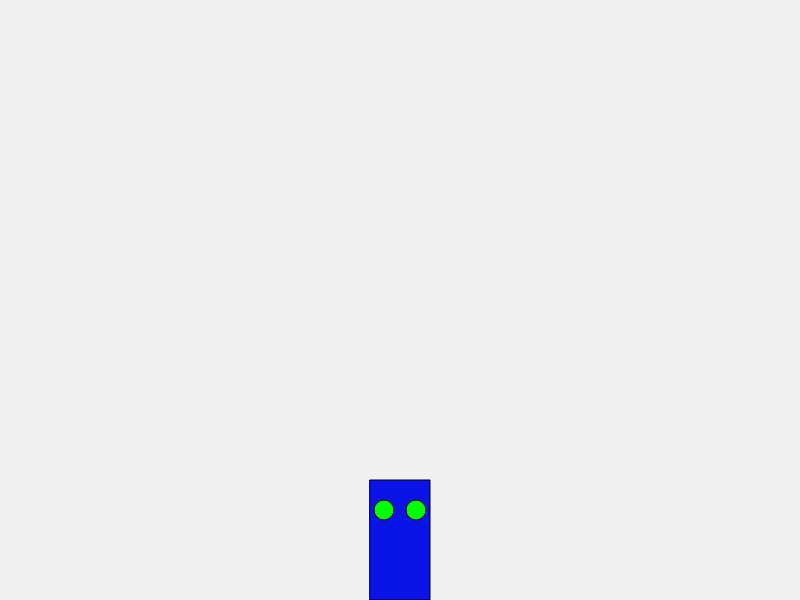
Frame 1 (no input)
Frame 60 (no input): identical to frame 1, image omitted
Frame 120 (the mouse pressed at the canvas centre since frame 60): identical to frame 1, image omitted

The p5.js sketch that drew this single still picture (run headless with seeded random() and noise() and a simulated clock; from frame 60 on, the mouse is pressed at the canvas centre):

// p5.js sketch
// ── sketch.js

// Create a person object
person = {
    location_x: 0,
    location_y: 0,
    width: 60,
    height: 120,
    eye_size: 20,
    eye_color: 0,
    color: 0,
};


function setup() {
    createCanvas(800,600);
    background(240);

    // define person parameters that rely on p5
    person.location_x = width / 2;
    person.location_y = height - person.height / 2;

    person.color = color(10, 20, 230);
    person.eye_color = color(0, 255, 0);
}

function draw() {
    background(240);

    // call the draw person function
    drawPerson();

}


// define a function to draw the "person"
function drawPerson() {
    // draw person
    push();

    translate(person.location_x, person.location_y);

    fill(person.color);

    rectMode(CENTER);
    rect(0, 0, person.width, person.height);

    // eyes
    fill(person.eye_color);
    ellipse(-person.eye_size*0.8, -(person.height * 0.25), person.eye_size, person.eye_size);
    ellipse(person.eye_size*0.8, -(person.height * 0.25), person.eye_size, person.eye_size);

    pop();
}
